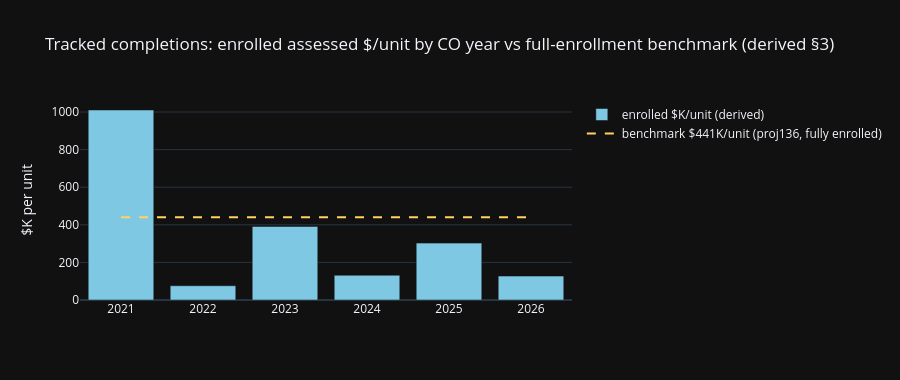

The notebook cell saved with this chart:
### Markdown cell above
## §3 — Enrolled value vs. the lag: what the assessor has actually posted
**Assumption + plan.** Sum enrolled improvement value (`Imps`) for tracked projects by CO year, compute
$/unit, and compare against the *benchmark*: the max Imps/unit among large (≥100-unit) completed
projects — the least-lagged large building is the best proxy for what full enrollment looks like
(lag only ever understates; it never overstates).

📝 **What to read from the chart:** enrolled $/unit collapses for recent CO years — that is the
County's reassessment lag made visible, not a collapse in building value.

### Code cell
import plotly.graph_objects as go
bench_per_unit, bench_pid = max(bench)
py = pd.DataFrame([(y, v[0], v[1]/1e6, (v[1]/v[0]/1e3 if v[0] else 0)) for y, v in sorted(per_year.items())],
                  columns=['co_year', 'units', 'enrolled_imps_M', 'enrolled_k_per_unit'])
fig = go.Figure()
fig.add_bar(x=py.co_year, y=py.enrolled_k_per_unit, name='enrolled $K/unit (derived)', marker_color='#7ec8e3')
fig.add_scatter(x=py.co_year, y=[bench_per_unit/1e3]*len(py), mode='lines', name=f'benchmark ${bench_per_unit/1e3:.0f}K/unit (proj{bench_pid}, fully enrolled)',
                line=dict(color='#ffd166', dash='dash'))
fig.update_layout(template='plotly_dark', height=380,
                  title='Tracked completions: enrolled assessed $/unit by CO year vs full-enrollment benchmark (derived §3)',
                  yaxis_title='$K per unit')
fig.show()
print(py.to_string(index=False))
print(f'benchmark: proj{bench_pid} at ${bench_per_unit:,.0f}/unit')

### Figure 1 — Plotly figure (JSON) as saved in the notebook; plotly's stock layout.template omitted (floating-point values rounded to 4 significant figures)
{"data": [{"marker": {"color": "#7ec8e3"}, "name": "enrolled $K/unit (derived)", "type": "bar", "x": ["2021", "2022", "2023", "2024", "2025", "2026"], "y": [1011.0, 75.98, 391.5, 131.6, 302.6, 127.3]}, {"line": {"color": "#ffd166", "dash": "dash"}, "mode": "lines", "name": "benchmark $441K/unit (proj136, fully enrolled)", "type": "scatter", "x": ["2021", "2022", "2023", "2024", "2025", "2026"], "y": [440.8, 440.8, 440.8, 440.8, 440.8, 440.8]}], "layout": {"height": 380, "title": {"text": "Tracked completions: enrolled assessed $/unit by CO year vs full-enrollment benchmark (derived §3)"}, "yaxis": {"title": {"text": "$K per unit"}}}}
